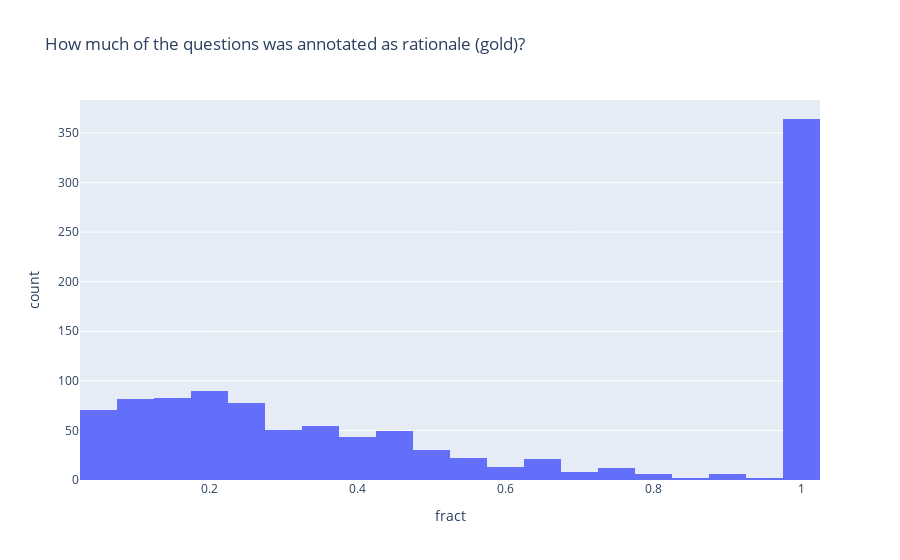

Notebook code cell kept with this figure:
### Markdown cell above
pretty much exactly a third of the rationales are "useless" is this on purpose?

### Code cell
non_fractions = []
for x in annotations:
    start = list(x.evidences)[0][0].start_token
    end = list(x.evidences)[0][0].end_token
    l = len(documents[list(x.evidences)[0][0].docid])
    non_fractions.append((end-start)/l)

fig = px.histogram(
    pd.DataFrame(non_fractions, columns=['fract']),
    title='How much of the questions was annotated as rationale (gold)?',
    x='fract',
    nbins=20
)
fig.show()

### Figure 1 — Plotly figure (JSON) as saved in the notebook; plotly's stock layout.template omitted (floating-point values rounded to 4 significant figures; data arrays with more than 128 entries replaced by an {"elided": "..."} marker saying what was removed)
{"data": [{"alignmentgroup": "True", "bingroup": "x", "hovertemplate": "fract=%{x}<br>count=%{y}<extra></extra>", "legendgroup": "", "marker": {"color": "#636efa", "pattern": {"shape": ""}}, "name": "", "nbinsx": 20, "offsetgroup": "", "orientation": "v", "showlegend": false, "type": "histogram", "x": {"elided": "1086 float values"}, "xaxis": "x", "yaxis": "y"}], "layout": {"barmode": "relative", "legend": {"tracegroupgap": 0}, "title": {"text": "How much of the questions was annotated as rationale (gold)?"}, "xaxis": {"anchor": "y", "domain": [0, 1], "title": {"text": "fract"}}, "yaxis": {"anchor": "x", "domain": [0, 1], "title": {"text": "count"}}}}
